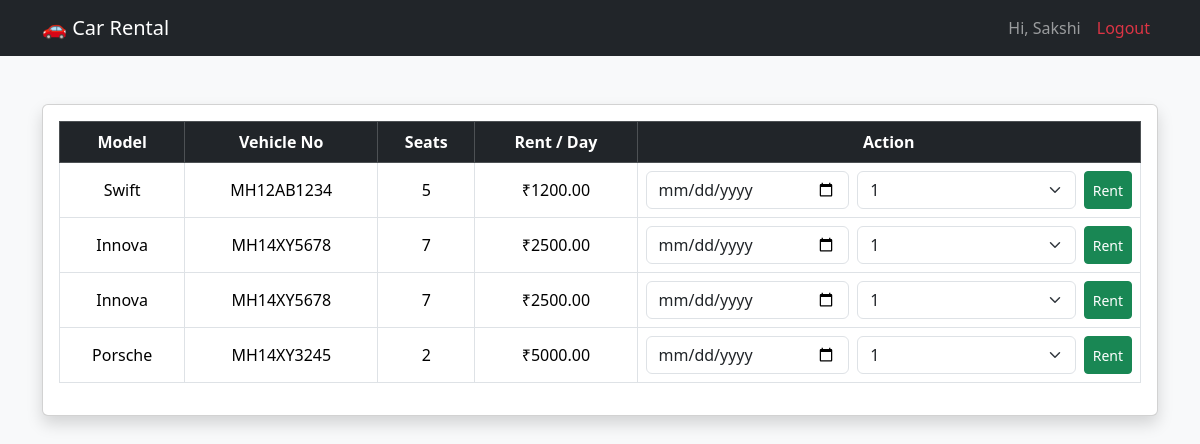
Screenshot of /pages/available_cars.php (signed in) with the database file from the repository.
### tables this page shows
CREATE TABLE `cars` (
  `id` int(11) NOT NULL,
  `agency_id` int(11) DEFAULT NULL,
  `model` varchar(100) DEFAULT NULL,
  `vehicle_number` varchar(50) DEFAULT NULL,
  `seating_capacity` int(11) DEFAULT NULL,
  `rent_per_day` decimal(10,2) DEFAULT NULL
);

### pages/available_cars.php (the view, shortened to what this page needs)
<?php
include("../config/db.php");
$sql = "SELECT * FROM cars";
$result = $conn->query($sql);
?>
<!DOCTYPE html>
<html>
<head>
    <link href="https://cdn.jsdelivr.net/npm/bootstrap@5.3.2/dist/css/bootstrap.min.css" rel="stylesheet">
</head>
<body class="bg-light">
    <nav class="navbar navbar-expand-lg navbar-dark bg-dark">
        <div class="container">
            <a class="navbar-brand" href="../pages/available_cars.php">🚗 Car Rental</a>
            <ul class="navbar-nav ms-auto">
                <?php if(isset($_SESSION['name'])){ ?>
                <li class="nav-item">
                    <span class="nav-link">Hi, <?= $_SESSION['name'] ?></span>
                </li>
                <li class="nav-item">
                    <a class="nav-link text-danger" href="../auth/logout.php">Logout</a>
                </li>
                <?php } else { ?>
                <li class="nav-item">
                    <a class="nav-link" href="../auth/login.php">Login</a>
                </li>
                <?php } ?>
            </ul>
        </div>
    </nav>
    <div class="container mt-5">
        <div class="card shadow">
            <div class="card-body">
                <table class="table table-bordered table-hover text-center align-middle">
                    <thead class="table-dark">
                        <tr>
                            <th>Model</th>
                            <th>Vehicle No</th>
                            <th>Seats</th>
                            <th>Rent / Day</th>
                            <th>Action</th>
                        </tr>
                    </thead>
                    <tbody>
                        <?php while($row = $result->fetch_assoc()) { ?>
                        <tr>
                            <td><?= $row['model'] ?></td>
                            <td><?= $row['vehicle_number'] ?></td>
                            <td><?= $row['seating_capacity'] ?></td>
                            <td>₹<?= $row['rent_per_day'] ?></td>
                            <td>
                                <?php if(isset($_SESSION['role']) && $_SESSION['role']=='customer'){ ?>
                                <form action="../customer/book_car.php" method="POST"
                                    class="d-flex gap-2 justify-content-center">
                                    <input type="date" name="start_date" class="form-control" required>
                                    <select name="days" class="form-select">
                                        <option>1</option>
                                    </select>
                                    <button class="btn btn-success btn-sm">Rent</button>
                                </form>
                                <?php } else { ?>
                                <a href="../auth/login.php" class="btn btn-primary btn-sm">Login to Rent</a>
                                <?php } ?>
                            </td>
                        </tr>
                        <?php } ?>
                    </tbody>
                </table>
            </div>
        </div>
    </div>
</body>
</html>

### rows the page displays
cars: model "Swift", vehicle_number "MH12AB1234", seating_capacity "5", rent_per_day "1200.00"
cars: model "Innova", vehicle_number "MH14XY5678", seating_capacity "7", rent_per_day "2500.00"
cars: model "Innova", vehicle_number "MH14XY5678", seating_capacity "7", rent_per_day "2500.00"
cars: model "Porsche", vehicle_number "MH14XY3245", seating_capacity "2", rent_per_day "5000.00"

### other values shown
$_SESSION['name'] "Sakshi"
